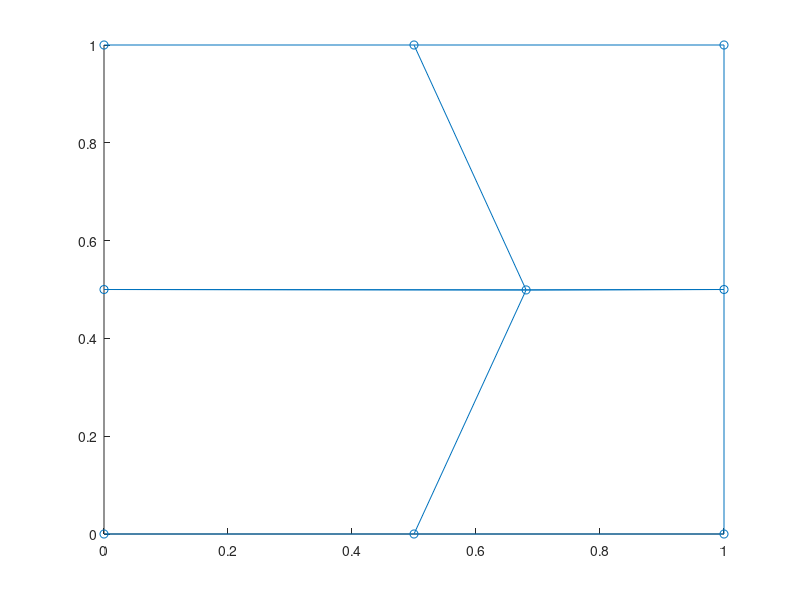

Reproduce this figure in MATLAB. (Note: this script raises an error after producing the figure.)
% implementation of QU4 element for plane-strain elasticity

% IMPOSED STRAIN PATCH TEST (e_xx =1, e_yy=1 exy=0 )
% create a regular Qua4 grid  of 4 elements for this patch test

ne_x=2; % do not change for this patch test.
ne_y=2; % do not change for this patch test.

ne_t=ne_x*ne_y;
ymax=1.;
xmax=1.;

hx=xmax/ne_x;
hy =ymax/ne_y;

xs=linspace(0.,xmax,ne_x+1)
ys=linspace(0.,ymax,ne_y+1)

the_coor=zeros((ne_x+1)*(ne_y+1),2);
k=1;
for i=1:length(ys)
    the_coor( k:(k+length(xs)-1),1)=xs';
    the_coor(k:(k+length(xs)-1),2)=ys(i);
    
    k=k+length(ys);
    
end
% create the corresponding connectivity table
connect=zeros(ne_t,4);
e=1;
for ey=1:ne_y
    for ex=1:ne_x
       connect(e,1:4)=[ex+(ey-1)*(ne_x+1), ex+1+(ey-1)*(ne_x+1), (ex+1)+(ey)*(ne_x+1), (ex)+(ey)*(ne_x+1)];   
       e=e+1;
    end
end

% just perturb the location of the middle node
pert=0.1;
the_coor(5,:)=the_coor(5,:)+[random('norm',0.,pert) random('norm',0.,pert)]

% simple grid plot (note should work for all linear-like mesh) .... very
% naive, lots of duplicates.... should be a loop on mesh edges.
 scatter(the_coor(:,1),the_coor(:,2)); hold on;
 for e=1:ne_t
     line(the_coor(connect(e,:),1),the_coor(connect(e,:),2)); hold on;
 end

objN=FEnode(the_coor); % obj FEnode

Ien = connect;

% add a FEM On it and interpolation
mat_zones=ones(length(Ien(:,1))); %single material
myPk=1;
mesh_fem=Mesh_with_a_FEM(myPk,objN,Ien,mat_zones); % linear FE

% MATERIAL PROPERTIES
% all stiffness in MPa, 

k=4.2e3;
g=3.1e3; 

propObject=Properties_Elastic_Isotropic(k,g,1.);

% Elasticity problem  1D plane-strain axisymmetry 
% ProblemType='Elasticity';
Config='PlaneStrain';

dof_h=DOF_handle(mesh_fem,2,'Matrix');  % the dof_handle

% impose displacement .... block bottom y_dof 
kti=find(the_coor(:,2)==0.);
Imp_displacement=[ ];
for i=1:length(kti)
    Imp_displacement =[Imp_displacement; kti(i) 2 0.];
end
% block x_dof for x==0.
kti=find(the_coor(:,1)==0.);
for i=1:length(kti)
    Imp_displacement =[Imp_displacement; kti(i) 1 0.];
end

% ct x_dof for x==xmax
kti=find(the_coor(:,1)==xmax);
for i=1:length(kti)
     Imp_displacement =[Imp_displacement; kti(i) 1 xmax];
end
% ct y_dof for y==ymax
kti=find(the_coor(:,2)==ymax);
for i=1:length(kti)
     Imp_displacement =[Imp_displacement; kti(i) 2 ymax];
end

% 
Imp_displacement =[Imp_displacement; 4 2 the_coor(4,2)];
Imp_displacement =[Imp_displacement; 6 2 the_coor(6,2)];

Imp_displacement =[Imp_displacement; 2 1 the_coor(2,1)];
Imp_displacement =[Imp_displacement; 8 1 the_coor(8,1)];
 

Boundary_loads = [ ]; 
 
% no Initial stress field 
mySig_o= zeros(mesh_fem.Nelts,3); 

% create elasticity Block
obj_elas=Elasticity_Block(Config,mesh_fem,propObject,Imp_displacement,...
    Boundary_loads,mySig_o);

[K,dof_aux]=BuildStiffness(obj_elas); 

[F]=BuildBoundaryLoad(obj_elas); 

Usol=full(Solve(obj_elas)); 

[StressG,StrainG,AvgCoor]=Stress_And_Strain(obj_elas,Usol,'Gauss');
 
[Stress,Strain,AvgCoor]=Stress_And_Strain(obj_elas,Usol);

Strain

% check that displacement solution of the mid nodes is indeed equal to its
% coordinates. (100% imposed strain)
[Usol(9) Usol(10)]

the_coor(5,:)


%figure(2)
%voronoi(objN.coor(:,1),objN.coor(:,2))

